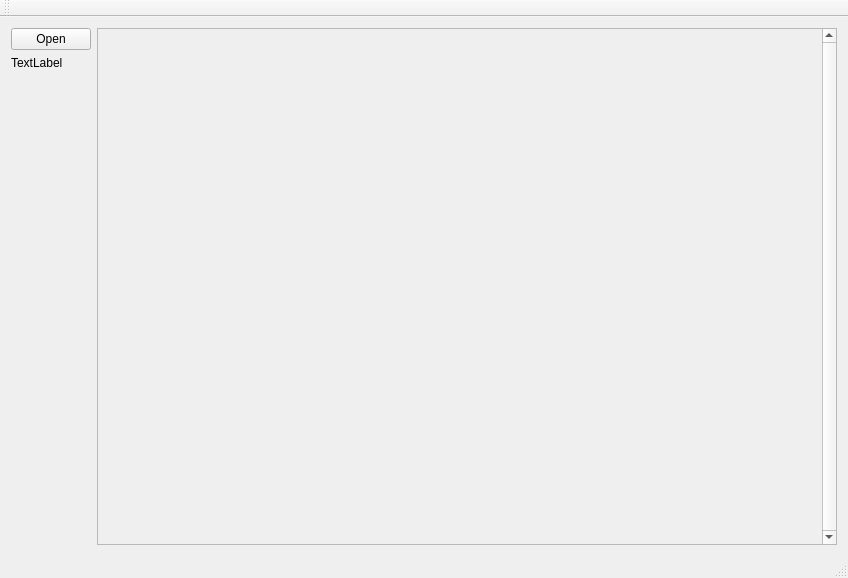
<?xml version="1.0" encoding="UTF-8"?>
<ui version="4.0">
 <class>MainWindow</class>
 <widget class="QMainWindow" name="MainWindow">
  <property name="geometry">
   <rect>
    <x>0</x>
    <y>0</y>
    <width>848</width>
    <height>578</height>
   </rect>
  </property>
  <property name="windowTitle">
   <string>MainWindow</string>
  </property>
  <widget class="QWidget" name="centralWidget">
   <layout class="QHBoxLayout" name="horizontalLayout" stretch="0,3">
    <item>
     <layout class="QVBoxLayout" name="verticalLayout">
      <item>
       <widget class="QPushButton" name="pushButton">
        <property name="text">
         <string>Open</string>
        </property>
       </widget>
      </item>
      <item>
       <widget class="QLabel" name="label">
        <property name="text">
         <string>TextLabel</string>
        </property>
       </widget>
      </item>
      <item>
       <spacer name="verticalSpacer">
        <property name="orientation">
         <enum>Qt::Vertical</enum>
        </property>
        <property name="sizeHint" stdset="0">
         <size>
          <width>20</width>
          <height>40</height>
         </size>
        </property>
       </spacer>
      </item>
     </layout>
    </item>
    <item>
     <widget class="QScrollArea" name="scrollArea">
      <property name="verticalScrollBarPolicy">
       <enum>Qt::ScrollBarAlwaysOn</enum>
      </property>
      <property name="horizontalScrollBarPolicy">
       <enum>Qt::ScrollBarAlwaysOff</enum>
      </property>
      <property name="sizeAdjustPolicy">
       <enum>QAbstractScrollArea::AdjustToContentsOnFirstShow</enum>
      </property>
      <property name="widgetResizable">
       <bool>true</bool>
      </property>
      <widget class="QWidget" name="scrollAreaWidgetContents">
       <property name="geometry">
        <rect>
         <x>0</x>
         <y>0</y>
         <width>701</width>
         <height>489</height>
        </rect>
       </property>
      </widget>
     </widget>
    </item>
   </layout>
  </widget>
  <widget class="QMenuBar" name="menuBar">
   <property name="geometry">
    <rect>
     <x>0</x>
     <y>0</y>
     <width>848</width>
     <height>26</height>
    </rect>
   </property>
  </widget>
  <widget class="QToolBar" name="mainToolBar">
   <attribute name="toolBarArea">
    <enum>TopToolBarArea</enum>
   </attribute>
   <attribute name="toolBarBreak">
    <bool>false</bool>
   </attribute>
  </widget>
  <widget class="QStatusBar" name="statusBar"/>
 </widget>
 <layoutdefault spacing="6" margin="11"/>
 <resources/>
 <connections/>
</ui>
